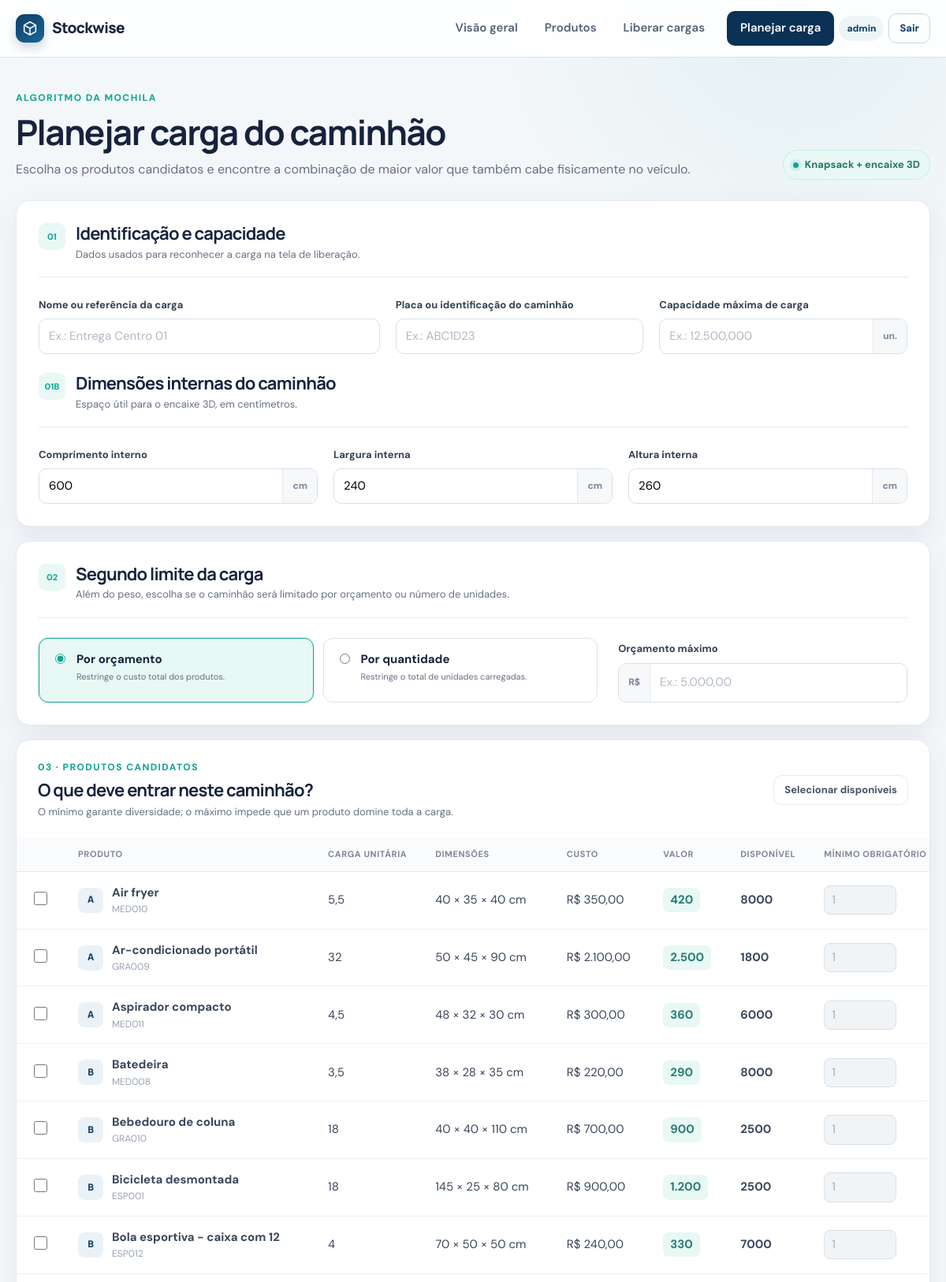
Page /loads/plan (signed in, upper part) on the committed database.
### tables this page shows
CREATE TABLE users (
    id INTEGER PRIMARY KEY AUTOINCREMENT,
    username TEXT NOT NULL COLLATE NOCASE UNIQUE,
    password_hash TEXT NOT NULL,
    created_at TEXT NOT NULL DEFAULT CURRENT_TIMESTAMP
);

CREATE TABLE products (
    id INTEGER PRIMARY KEY AUTOINCREMENT,
    code TEXT NOT NULL COLLATE NOCASE UNIQUE,
    name TEXT NOT NULL,
    weight_milli INTEGER NOT NULL CHECK (weight_milli > 0),
    cost_cents INTEGER NOT NULL CHECK (cost_cents >= 0),
    value_units INTEGER NOT NULL CHECK (value_units >= 0),
    quantity INTEGER NOT NULL CHECK (quantity >= 0),
    created_at TEXT NOT NULL DEFAULT CURRENT_TIMESTAMP,
    updated_at TEXT NOT NULL DEFAULT CURRENT_TIMESTAMP
, "length_centimeters" INTEGER NOT NULL DEFAULT 100, "width_centimeters" INTEGER NOT NULL DEFAULT 100, "height_centimeters" INTEGER NOT NULL DEFAULT 100);

### app.py (the view, shortened to what this page needs)
    @app.route("/loads/plan", methods=("GET", "POST"))
    @login_required
    def load_plan():
        products_available = get_available_products()
        form = load_form_from_request(products_available)
        result = None
        return render_template(
            "load_plan.html",
            form=form,
            result=result,
            products=products_available,
        )

### app.py (called while the page is built)
def get_db() -> sqlite3.Connection:
    if "db" not in g:
        g.db = sqlite3.connect(
            current_database_path(),
            detect_types=sqlite3.PARSE_DECLTYPES,
        )
        g.db.row_factory = sqlite3.Row
        g.db.execute("PRAGMA foreign_keys = ON")
    return g.db

def get_loads_db() -> sqlite3.Connection:
    if "loads_db" not in g:
        g.loads_db = sqlite3.connect(
            current_loads_database_path(),
            detect_types=sqlite3.PARSE_DECLTYPES,
        )
        g.loads_db.row_factory = sqlite3.Row
        g.loads_db.execute("PRAGMA foreign_keys = ON")
    return g.loads_db

def current_database_path() -> str:
    from flask import current_app
    return current_app.config["DATABASE"]

def current_loads_database_path() -> str:
    from flask import current_app
    return current_app.config["LOADS_DATABASE"]

def get_current_user() -> sqlite3.Row | None:
    if "current_user" not in g:
        user_id = session.get("user_id")
        if user_id is None:
            g.current_user = None
        else:
            g.current_user = get_db().execute(
                "SELECT id, username FROM users WHERE id = ?", (user_id,)
            ).fetchone()
            if g.current_user is None:
                session.pop("user_id", None)
    return g.current_user

def login_required(view):
    @wraps(view)
    def wrapped_view(*args, **kwargs):
        if get_current_user() is None:
            flash("Entre para alterar produtos ou cargas.", "error")
            return redirect(url_for("login"))
        return view(*args, **kwargs)
    return wrapped_view

def reserved_quantities() -> dict[int, int]:
    rows = get_loads_db().execute(
        """
        SELECT product_id, COALESCE(SUM(quantity), 0) AS reserved
        FROM load_items
        GROUP BY product_id
        """
    ).fetchall()
    return {int(row["product_id"]): int(row["reserved"]) for row in rows}

def enrich_products_with_availability(rows: Iterable[Any]) -> list[dict[str, Any]]:
    reservations = reserved_quantities()
    enriched = []
    for row in rows:
        product = dict(row)
        product["reserved"] = reservations.get(int(product["id"]), 0)
        product["available"] = max(
            0, int(product["quantity"]) - int(product["reserved"])
        )
        enriched.append(product)
    return enriched

### templates/load_plan.html (shortened to what this page needs)
{% extends "base.html" %}
{% block content %}
<div class="page-heading">
    <div>
        <span class="eyebrow">Algoritmo da Mochila</span>
        <h1>Planejar carga do caminhão</h1>
        <p>Escolha os produtos candidatos e encontre a combinação de maior valor que também cabe fisicamente no veículo.</p>
    </div>
    <span class="algorithm-badge"><span></span> Knapsack + encaixe 3D</span>
</div>
<form id="load-plan-form" method="post" class="load-plan-form">
    <section class="panel form-card">
        <div class="form-section-heading">
            <span class="section-number">01</span>
            <div><h2>Identificação e capacidade</h2><p>Dados usados para reconhecer a carga na tela de liberação.</p></div>
        </div>
        <div class="form-grid three-columns load-basics-grid">
            <div class="field">
                <label for="name">Nome ou referência da carga</label>
                <input id="name" name="name" maxlength="100" value="{{ form['name'] }}" placeholder="Ex.: Entrega Centro 01" required autofocus>
            </div>
            <div class="field">
                <label for="truck_identifier">Placa ou identificação do caminhão</label>
                <input id="truck_identifier" name="truck_identifier" maxlength="60" value="{{ form['truck_identifier'] }}" placeholder="Ex.: ABC1D23" required>
            </div>
            <div class="field">
                <label for="max_weight">Capacidade máxima de carga</label>
                <div class="input-suffix"><input id="max_weight" name="max_weight" inputmode="decimal" value="{{ form['max_weight'] }}" placeholder="Ex.: 12.500,000" required><span>un.</span></div>
            </div>
        </div>
        <div class="form-section-heading compact-heading">
            <span class="section-number">01B</span>
            <div><h2>Dimensões internas do caminhão</h2><p>Espaço útil para o encaixe 3D, em centímetros.</p></div>
        </div>
        <div class="form-grid three-columns">
            <div class="field"><label for="truck_length">Comprimento interno</label><div class="input-suffix"><input id="truck_length" name="truck_length" inputmode="decimal" value="{{ form['truck_length'] }}" placeholder="Ex.: 600,00" required><span>cm</span></div></div>
            <div class="field"><label for="truck_width">Largura interna</label><div class="input-suffix"><input id="truck_width" name="truck_width" inputmode="decimal" value="{{ form['truck_width'] }}" placeholder="Ex.: 240,00" required><span>cm</span></div></div>
            <div class="field"><label for="truck_height">Altura interna</label><div class="input-suffix"><input id="truck_height" name="truck_height" inputmode="decimal" value="{{ form['truck_height'] }}" placeholder="Ex.: 260,00" required><span>cm</span></div></div>
        </div>
    </section>
    <section class="panel form-card">
        <div class="form-section-heading">
            <span class="section-number">02</span>
            <div><h2>Segundo limite da carga</h2><p>Além do peso, escolha se o caminhão será limitado por orçamento ou número de unidades.</p></div>
        </div>
        <div class="constraint-layout" data-constraint-controller>
            <div class="constraint-options" role="radiogroup" aria-label="Tipo do segundo limite">
                <label class="constraint-option">
                    <input type="radio" name="constraint_mode" value="budget" {{ 'checked' if form['constraint_mode'] == 'budget' else '' }}>
                    <span><strong>Por orçamento</strong><small>Restringe o custo total dos produtos.</small></span>
                </label>
                <label class="constraint-option">
                    <input type="radio" name="constraint_mode" value="quantity" {{ 'checked' if form['constraint_mode'] == 'quantity' else '' }}>
                    <span><strong>Por quantidade</strong><small>Restringe o total de unidades carregadas.</small></span>
                </label>
            </div>
            <div class="constraint-field">
                <div class="field mode-field" data-mode-field="budget" {{ 'hidden' if form['constraint_mode'] != 'budget' else '' }}>
                    <label for="max_budget">Orçamento máximo</label>
                    <div class="input-prefix large"><span>R$</span><input id="max_budget" name="max_budget" inputmode="decimal" value="{{ form['max_budget'] }}" placeholder="Ex.: 5.000,00"></div>
                </div>
            </div>
        </div>
    </section>
    <section class="panel product-selector" data-product-selector>
        <div class="panel-heading selector-heading">
            <div><span class="eyebrow">03 · Produtos candidatos</span><h2>O que deve entrar neste caminhão?</h2><p>O mínimo garante diversidade; o máximo impede que um produto domine toda a carga.</p></div>
            <button class="button button-secondary button-small" type="button" data-select-all>Selecionar disponíveis</button>
        </div>
        {% if products %}
            <div class="table-scroll">
                <table class="selection-table">
                    <thead><tr><th class="check-column"><span class="sr-only">Selecionar</span></th><th>Produto</th><th>Carga unitária</th><th>Dimensões</th><th>Custo</th><th>Valor</th><th>Disponível</th><th>Mínimo obrigatório</th><th>Máximo permitido</th></tr></thead>
                    <tbody>
                        {% for product in products %}
                            {% set selected = product['id'] in form['selected_ids'] %}
                            <tr class="{{ 'unavailable-row' if product['available'] == 0 else '' }}" data-product-row>
                                <td class="check-column"><input class="product-checkbox" type="checkbox" id="include_{{ product['id'] }}" name="include_{{ product['id'] }}" value="1" {{ 'checked' if selected else '' }} {{ 'disabled' if product['available'] == 0 else '' }} data-product-checkbox></td>
                                <td><label class="product-cell selectable-product" for="include_{{ product['id'] }}"><span class="product-avatar small">{{ product['name'][0]|upper }}</span><span><strong>{{ product['name'] }}</strong><small>{{ product['code'] }}</small></span></label></td>
                                <td>{{ product['weight_milli']|weight }}</td>
                                <td>{{ product['length_centimeters']|dimension }} × {{ product['width_centimeters']|dimension }} × {{ product['height_centimeters']|dimension }} cm</td>
                                <td>{{ product['cost_cents']|money }}</td>
                                <td><span class="score-badge">{{ product['value_units']|score }}</span></td>
                                <td><strong>{{ product['available'] }}</strong>{% if product['reserved'] %}<small class="reserved-note">{{ product['reserved'] }} reservadas</small>{% endif %}</td>
                                <td><input class="limit-input" aria-label="Mínimo de {{ product['name'] }}" name="min_{{ product['id'] }}" type="number" min="0" max="{{ product['available'] }}" step="1" value="{{ form['minimums'].get(product['id'], 1) }}" {{ 'disabled' if not selected else '' }} data-min-input></td>
                            </tr>
                        {% endfor %}
                    </tbody>
                </table>
            </div>
        {% else %}
            <div class="empty-state"><span class="empty-icon">□</span><h3>Nenhum produto cadastrado</h3><p>Cadastre o inventário antes de planejar a primeira carga.</p><a class="button button-primary" href="{{ url_for('product_new') }}">Cadastrar produto</a></div>
        {% endif %}
    </section>
</form>
{% endblock %}

### templates/base.html (shortened to what this page needs)
<!doctype html>
<html lang="pt-BR">
<head>
    <link rel="stylesheet" href="{{ url_for('static', filename='style.css') }}">
</head>
<body>
    <header class="site-header">
        <div class="shell nav-wrap">
            <a class="brand" href="{{ url_for('index') }}" aria-label="Stockwise — início">
                <span class="brand-mark" aria-hidden="true">
                    <svg viewBox="0 0 24 24"><path d="M4 7.5 12 3l8 4.5v9L12 21l-8-4.5v-9Z"/><path d="m4 7.5 8 4.5 8-4.5M12 12v9"/></svg>
                </span>
                <span>Stockwise</span>
            </a>
            <nav class="main-nav" aria-label="Navegação principal">
                <a class="{{ 'active' if request.endpoint == 'index' else '' }}" href="{{ url_for('index') }}">Visão geral</a>
                <a class="{{ 'active' if request.endpoint in ['products', 'product_new', 'product_edit'] else '' }}" href="{{ url_for('products') }}">Produtos</a>
                <a class="{{ 'active' if request.endpoint == 'loads' else '' }}" href="{{ url_for('loads') }}">Liberar cargas</a>
                <a class="nav-action {{ 'active' if request.endpoint == 'load_plan' else '' }}" href="{{ url_for('load_plan') }}">Planejar carga</a>
                {% if current_user %}
                    <span class="user-chip">{{ current_user['username'] }}</span>
                    <form class="logout-form" method="post" action="{{ url_for('logout') }}"><button class="nav-login-button" type="submit">Sair</button></form>
                {% else %}
                    <a class="nav-login-button" href="{{ url_for('login') }}">Entrar</a>
                {% endif %}
            </nav>
        </div>
    </header>
    <main class="shell page-content">
        {% block content %}{% endblock %}
    </main>
</body>
</html>

### rows in the picture
users: username "admin"
products: name "A", name "Air fryer", code "MED010", weight_milli|weight "5,5", length_centimeters|dimension "40", width_centimeters|dimension "35", height_centimeters|dimension "40", cost_cents "R$ 350,00", value_units|score "420", available "8000", minimums.get "1"
products: name "A", name "Ar-condicionado portátil", code "GRA009", weight_milli|weight "32", length_centimeters|dimension "50", width_centimeters|dimension "45", height_centimeters|dimension "90", cost_cents "R$ 2.100,00", value_units|score "2.500", available "1800", minimums.get "1"
products: name "A", name "Aspirador compacto", code "MED011", weight_milli|weight "4,5", length_centimeters|dimension "48", width_centimeters|dimension "32", height_centimeters|dimension "30", cost_cents "R$ 300,00", value_units|score "360", available "6000", minimums.get "1"
products: name "B", name "Batedeira", code "MED008", weight_milli|weight "3,5", length_centimeters|dimension "38", width_centimeters|dimension "28", height_centimeters|dimension "35", cost_cents "R$ 220,00", value_units|score "290", available "8000", minimums.get "1"
products: name "B", name "Bebedouro de coluna", code "GRA010", weight_milli|weight "18", length_centimeters|dimension "40", width_centimeters|dimension "40", height_centimeters|dimension "110", cost_cents "R$ 700,00", value_units|score "900", available "2500", minimums.get "1"
products: name "B", name "Bicicleta desmontada", code "ESP001", weight_milli|weight "18", length_centimeters|dimension "145", width_centimeters|dimension "25", height_centimeters|dimension "80", cost_cents "R$ 900,00", value_units|score "1.200", available "2500", minimums.get "1"
products: name "B", name "Bola esportiva - caixa com 12", code "ESP012", weight_milli|weight "4", length_centimeters|dimension "70", width_centimeters|dimension "50", height_centimeters|dimension "50", cost_cents "R$ 240,00", value_units|score "330", available "7000", minimums.get "1"
